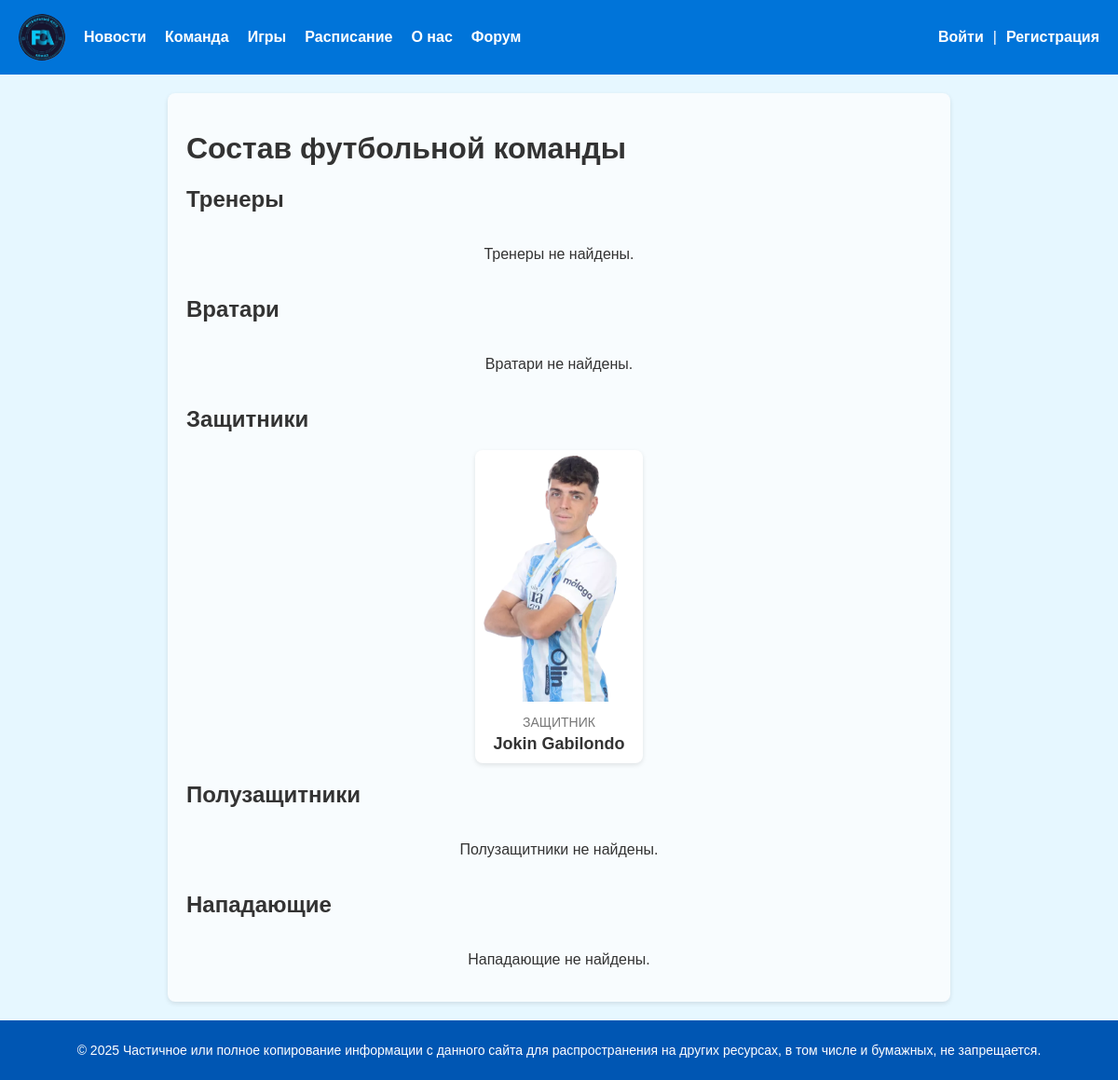
Page /team/squad/ on the committed database.
### team/models.py (models this page shows, shortened)
class Player(models.Model):
    name = models.CharField(max_length=255, verbose_name="Имя")
    slug = models.SlugField(max_length=255, unique=True, db_index=True, verbose_name="Slug")
    photo = models.ImageField(upload_to="player_photo/%y/%m/%d", default=None, blank=True, null=True, verbose_name="Фото")
    pos = models.ForeignKey('Position', on_delete=models.PROTECT, verbose_name="Позиция")
    height = models.PositiveIntegerField(blank=True, null=True, verbose_name="Рост (см)")
    weight = models.PositiveIntegerField(blank=True, null=True, verbose_name="Вес (кг)")
    birth_date = models.DateField(blank=True, null=True, verbose_name="Дата рождения")
    nationality = models.CharField(max_length=255, blank=True, verbose_name="Национальность")
    def get_absolute_url(self):
        return reverse('team:player', kwargs={'slug_player': self.slug})
    class Meta:
        verbose_name = "Футболист"
        verbose_name_plural = "Состав команды"

class Position(models.Model):
    name = models.CharField(max_length=255, verbose_name="Название")
    class Meta:
        verbose_name = "Позиция"
        verbose_name_plural = "Позиции"

### team/views.py (the view)
# urls.py: path('squad/', views.Squad.as_view(), name='squad'),
class Squad(DataMixin, ListView):
    template_name = 'team/squad.html'
    title_page = 'Состав команды'
    context_object_name = 'squad'
    def get_queryset(self):
        return Player.objects.all().order_by('pos')
    def get_context_data(self, **kwargs):
        context = super().get_context_data(**kwargs)
        squad = self.get_queryset()
        return self.get_mixin_context(context, coaches=squad.filter(pos__name='Тренер'), goalkeepers=squad.filter(pos__name='Вратарь'),
                                      defenders=squad.filter(pos__name='Защитник'), midfielders=squad.filter(pos__name='Полузащитник'), forwards=squad.filter(pos__name='Нападающий'))

### core/utils.py (called while the page is built)
    def get_mixin_context(self, context, **kwargs):
        context.update(kwargs)
        return context

### users/context_processors.py (called while the page is built)
def get_menu_context(request):
    return {'menu': menu}

### team/templates/team/squad.html
{% extends "base.html" %}
{% load static %}
{% block content %}
<h1>Состав футбольной команды</h1>
<div>
    <h2 class="section-title">Тренеры</h2>
    <div class="players-container">
        {% for coach in coaches %}
        <a href="{{ coach.get_absolute_url }}" class="player-card-link">
            <div class="player-card">
                <img src="{{ coach.photo.url }}" alt="{{ coach.name }}">
                <div class="player-info">
                    <div class="position">{{ coach.pos.name }}</div>
                    <div class="name">{{ coach.name }}</div>
                </div>
            </div>
        </a>
        {% empty %}
        <p>Тренеры не найдены.</p>
        {% endfor %}
    </div>
</div>
<div>
    <h2 class="section-title">Вратари</h2>
    <div class="players-container">
        {% for goalkeeper in goalkeepers %}
        <a href="{{ goalkeeper.get_absolute_url }}" class="player-card-link">
            <div class="player-card">
                <img src="{{ goalkeeper.photo.url }}" alt="{{ goalkeeper.name }}">
                <div class="player-info">
                    <div class="position">{{ goalkeeper.pos.name }}</div>
                    <div class="name">{{ goalkeeper.name }}</div>
                </div>
            </div>
        </a>
        {% empty %}
        <p>Вратари не найдены.</p>
        {% endfor %}
    </div>
</div>
<div>
    <h2 class="section-title">Защитники</h2>
    <div class="players-container">
        {% for defender in defenders %}
        <a href="{{ defender.get_absolute_url }}" class="player-card-link">
            <div class="player-card">
                <img src="{{ defender.photo.url }}" alt="{{ defender.name }}">
                <div class="player-info">
                    <div class="position">{{ defender.pos.name }}</div>
                    <div class="name">{{ defender.name }}</div>
                </div>
            </div>
        </a>
        {% empty %}
        <p>Защитники не найдены.</p>
        {% endfor %}
    </div>
</div>
<div>
    <h2 class="section-title">Полузащитники</h2>
    <div class="players-container">
        {% for midfielder in midfielders %}
        <a href="{{ midfielder.get_absolute_url }}" class="player-card-link">
            <div class="player-card">
                <img src="{{ midfielder.photo.url }}" alt="{{ midfielder.name }}">
                <div class="player-info">
                    <div class="position">{{ midfielder.pos.name }}</div>
                    <div class="name">{{ midfielder.name }}</div>
                </div>
            </div>
        </a>
        {% empty %}
        <p>Полузащитники не найдены.</p>
        {% endfor %}
    </div>
</div>
<div>
    <h2 class="section-title">Нападающие</h2>
    <div class="players-container">
        {% for forward in forwards %}
        <a href="{{ forward.get_absolute_url }}" class="player-card-link">
            <div class="player-card">
                <img src="{{ forward.photo.url }}" alt="{{ forward.name }}">
                <div class="player-info">
                    <div class="position">{{ forward.pos.name }}</div>
                    <div class="name">{{ forward.name }}</div>
                </div>
            </div>
        </a>
        {% empty %}
        <p>Нападающие не найдены.</p>
        {% endfor %}
    </div>
</div>
{% endblock %}

### core/static/core/css/styles.css (style rules this page uses)
body { margin: 0; font-family: Arial, sans-serif; background-color: #f4f9fc; color: #333; display: flex; flex-direction: column; min-height: 100vh; }
.players-container { display: flex; flex-wrap: wrap; gap: 20px; justify-content: center; }
.player-card { width: calc(25% - 20px); background-color: #fff; border-radius: 8px; box-shadow: 0 2px 5px rgba(0, 0, 0, 0.1); overflow: hidden; transition: transform 0.3s ease, box-shadow 0.3s ease; }
.player-card img { width: 100%; height: auto; object-fit: cover; }
.player-info { padding: 10px; text-align: center; }
.player-info .position { font-size: 14px; text-transform: uppercase; color: #777; margin-bottom: 5px; }
.player-info .name { font-size: 18px; font-weight: bold; color: #333; }
.player-card-link { text-decoration: none; color: inherit; display: contents; }

### rows in the picture
Player: photo (picture), pos.name "ЗАЩИТНИК", name "Jokin Gabilondo"

### other values in the picture
{{ m.title }} "Новости" "Команда" "Игры" "Расписание" "О нас" "Форум"
